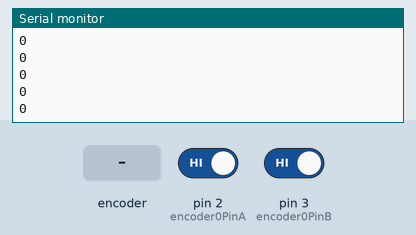
This sketch was run on a simulated Arduino Uno, built with avr-gcc and run on an emulated ATmega328P. On the bench: the last lines printed to the serial monitor. The test bench sets the inputs (shaded band); at power-on: pin 2 (encoder0PinA) HIGH, pin 3 (encoder0PinB) HIGH.

Above: at 1.2 s.
1.3 s: rotary encoder on pin 2 (encoder0PinA) / pin 3 (encoder0PinB) turned 1 step (first pin leading)
At 1.9 s:
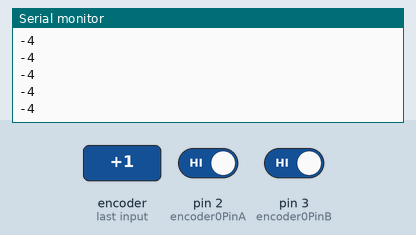
3.0 s: rotary encoder on pin 2 (encoder0PinA) / pin 3 (encoder0PinB) turned 1 step (first pin leading)
At 3.5 s:
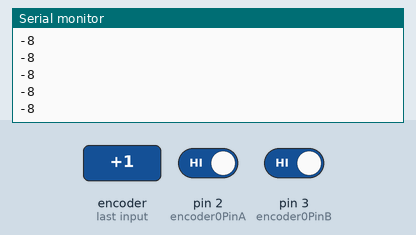
Timing chart, 0 to 6.0 s (numbered marks = the images above; inputs shaded):
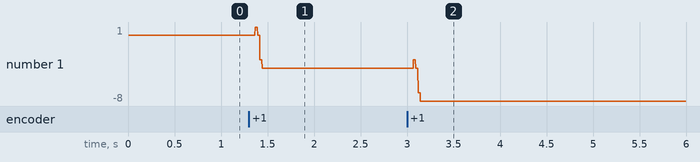

Measured:
- after the input at 1.3 s, the serial monitor: prints a new line after 0.07 s (image 1)
- after the input at 3.0 s, the serial monitor: prints a new line after 0.12 s (image 2)
- plotted number 1: 0 → -4 after the input at 1.3 s, -4 → -8 after the input at 3.0 s

The sketch:

encodertest.ino
```cpp
// Includes
#if (ARDUINO >= 100)
  #include <Arduino.h>
#else
  #include <WProgram.h>
#endif


int val;
int encoder0PinA = 2;
int encoder0PinB = 3;
int lwheel = 0;
int encoder0PinALast = LOW;
int encoder0PinBLast = LOW;
int a = LOW;
int b = LOW;

void setup()
{
  /* Setup encoder pins as inputs */
  pinMode(encoder0PinA, INPUT);
  pinMode(encoder0PinB, INPUT);
  encoder0PinALast = encoder0PinA;
  encoder0PinBLast = encoder0PinB;
  Serial.begin (9600);
  Serial.println("Start");
}

void loop() {
   a = digitalRead(encoder0PinA);
   b = digitalRead(encoder0PinB);
   //if ((encoder0PinALast == LOW) && (a == LOW) || (encoder0PinALast == HIGH) && (a == HIGH)) {
   //  if ((encoder0PinBLast == LOW) && (b == LOW) || (encoder0PinBLast == HIGH) && (b == HIGH)) {
       // no movement
   //  }
   if ((encoder0PinBLast == LOW) && (b == LOW)) {
     if ((encoder0PinALast == LOW) && (a == HIGH)) {
       lwheel--;
     }
     if ((encoder0PinALast == HIGH) && (a == LOW)) {
       lwheel++;
     }
   }
   if ((encoder0PinALast == LOW) && (a == LOW)) {
     if ((encoder0PinBLast == LOW) && (b == HIGH)) {
       lwheel++;
     }
     if ((encoder0PinBLast == HIGH) && (b == LOW)) {
       lwheel--;
     }
   }
   if ((encoder0PinALast == HIGH) && (a == HIGH)) {
     if ((encoder0PinBLast == LOW) && (b == HIGH)) {
       lwheel--;
     }
     if ((encoder0PinBLast == HIGH) && (b == LOW)) {
       lwheel++;
     }
   }
   if ((encoder0PinBLast == HIGH) && (b == HIGH)) {
     if ((encoder0PinALast == LOW) && (a == HIGH)) {
       lwheel++;
     }
     if ((encoder0PinALast == HIGH) && (a == LOW)) {
       lwheel--;
     }
   }
   // --------------------------------------------------------------------------------
   if ((encoder0PinALast == LOW) && (a == HIGH)) {
     lwheel = lwheel-2;
   }
   if ((encoder0PinALast == HIGH) && (a == LOW)) {
     lwheel = lwheel+2;
   }

   Serial.println (lwheel);
   encoder0PinALast = a;
   encoder0PinBLast = b;
}
```
